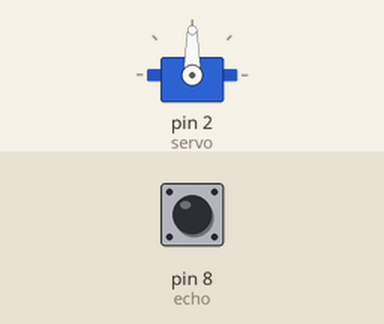
Simulated run of this sketch. Board: Arduino Uno, built with avr-gcc and run on an emulated ATmega328P. Parts: servo. Inputs (shaded band) come from the test bench; at power-on: pin 8 (echo) LOW.

Above: at 1.3 s.
1.4 s: pin 8 (echo) pulsed HIGH 5 times (0.12 s each, 0.3 s apart)
At 2.7 s:
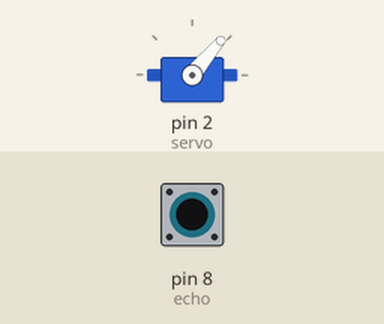
At 5.0 s:
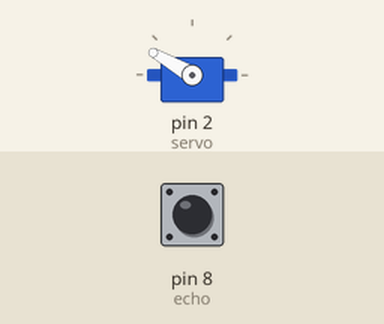
Timing chart, 0 to 6.5 s (numbered marks = the images above; inputs shaded):
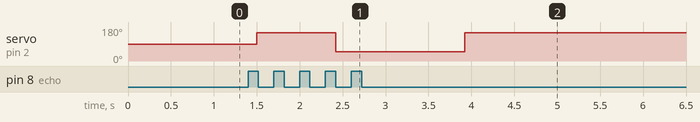

The sketch:

AUTOGate.ino
```cpp
#include <Servo.h>
Servo servo;
int pos =0; // angulo do morotr
const int trig = 7; // transmissor
const int echo =8;  // receptor


void setup() {
  servo.attach(2);
  pinMode(echo,INPUT); // transmite
  pinMode(trig, OUTPUT); // recebe
  Serial.begin(9600); // inicia a troca de dados

}


void loop() {
  digitalWrite(trig, LOW);
  delayMicroseconds(2); // zera o trasmissor


  digitalWrite(trig,HIGH); //envia
  delay(500); // espera
  digitalWrite(trig,LOW); // desliga

  long duration; //numeros gigantescos
  float distance; // numeros grandes

  duration = pulseIn(echo, HIGH); // mede a duração da onda
  distance = duration * 0.034 / 2; //calculo da duração

  if (distance < 30){ // se distância menor que 30
    servo.write(150);  // motor vira 150
  }else{ // senão
    servo.write(50); // motor volta ao seu estado original
  }


}
```
